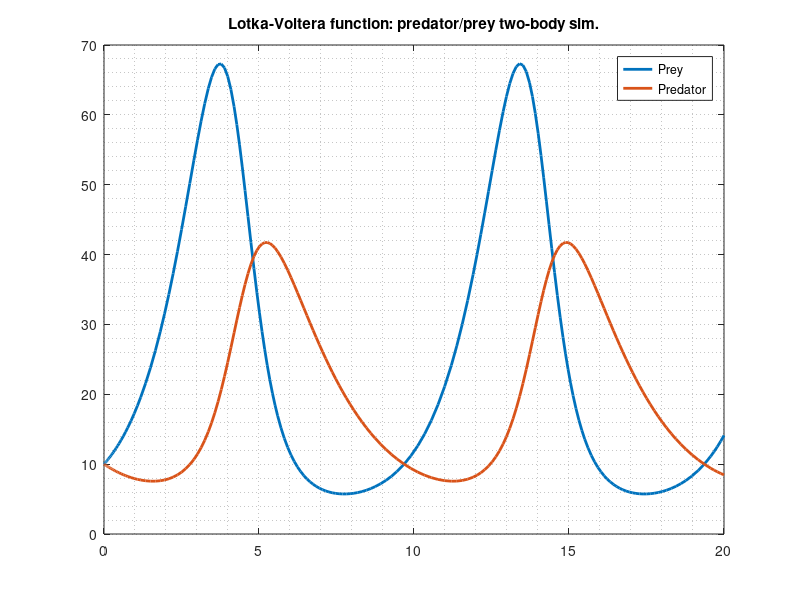
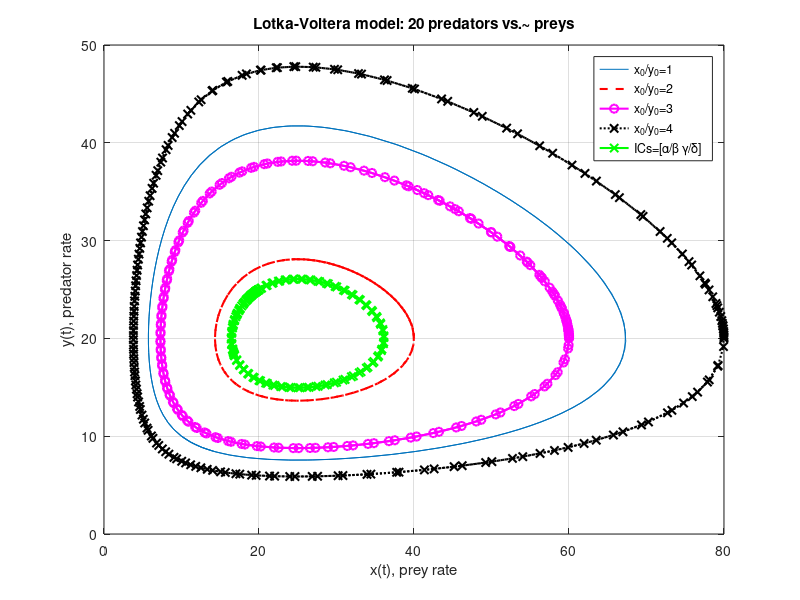

Here is the MATLAB script that generated these plots, in order:
% Lotka_Voltera.m
% LOTKA-VOLTERA ~ Predator-Prey ~ two body simulation %%%%%
% dx/dt = alfa*x-beta*x*y;
% dy/dt = delta*x*y-gamma*y;
Alfa = 1; Beta = 0.05; Delta = 0.02; Gamma = 0.5;
% NOTE: x(1)=x and x(2)=y
dxy=@(t,x)([Alfa*x(1)-Beta*x(1).*x(2);...
    Delta*x(1).*x(2)-Gamma*x(2)]);
time=[0, 20];
ICs=[10 10];      % Initial number of preys and predators
%   Since this has two populations, we pass the array [1 2].
%   Options=odeset('reltol', 1e-5),'NonNegative', [1 2]);
opts=odeset('reltol', 1e-5, 'NonNegative', [1 2]);
[t, xy]=ode45(dxy, time, ICs, opts);
plot(t, xy, 'linewidth', 2), 
grid minor, legend('Prey','Predator')
title('Lotka-Voltera function: predator/prey two-body sim.')
figure
plot(xy(:,1),xy(:,2)), grid on; hold on
ICs=[40 20];
opts=odeset('reltol', 1e-5, 'NonNegative', [1 2]);
[t, xy]=ode45(dxy, time, ICs, opts);
plot(xy(:,1),xy(:,2), 'r--', 'linewidth', 1.5), grid on
ICs=[60 20];
opts=odeset('reltol', 1e-5, 'NonNegative', [1 2]);
[t, xy]=ode45(dxy, time, ICs, opts);
plot(xy(:,1),xy(:,2), 'mo-', 'linewidth', 1.5), grid on
ICs=[80 20];
opts=odeset('reltol', 1e-5, 'NonNegative', [1 2]);
[t, xy]=ode45(dxy, time, ICs, opts);
plot(xy(:,1),xy(:,2), 'kx:', 'linewidth', 1.5), grid on
ICs=[Alfa/Beta Gamma/Delta];
opts=odeset('reltol', 1e-5, 'NonNegative', [1 2]);
[t, xy]=ode45(dxy, time, ICs, opts);
plot(xy(:,1),xy(:,2), 'gx-', 'linewidth', 1.5), grid on
title('Lotka-Voltera model: 20 predators vs.~ preys')
xlabel('x(t), prey rate'), ylabel('y(t), predator rate')
legend('x_0/y_0=1','x_0/y_0=2','x_0/y_0=3','x_0/y_0=4',...
'ICs=[\alpha/\beta \gamma/\delta]'), hold off
